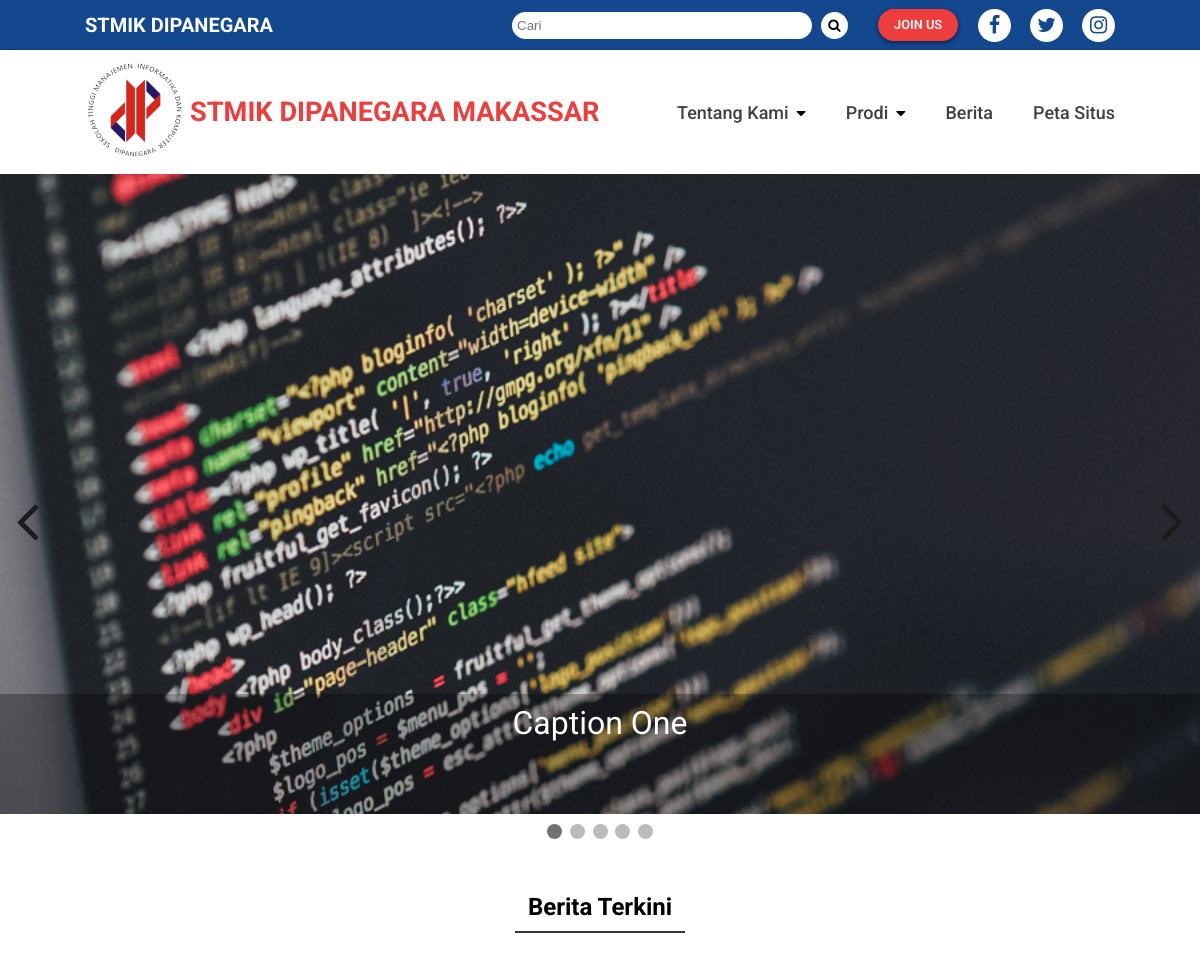
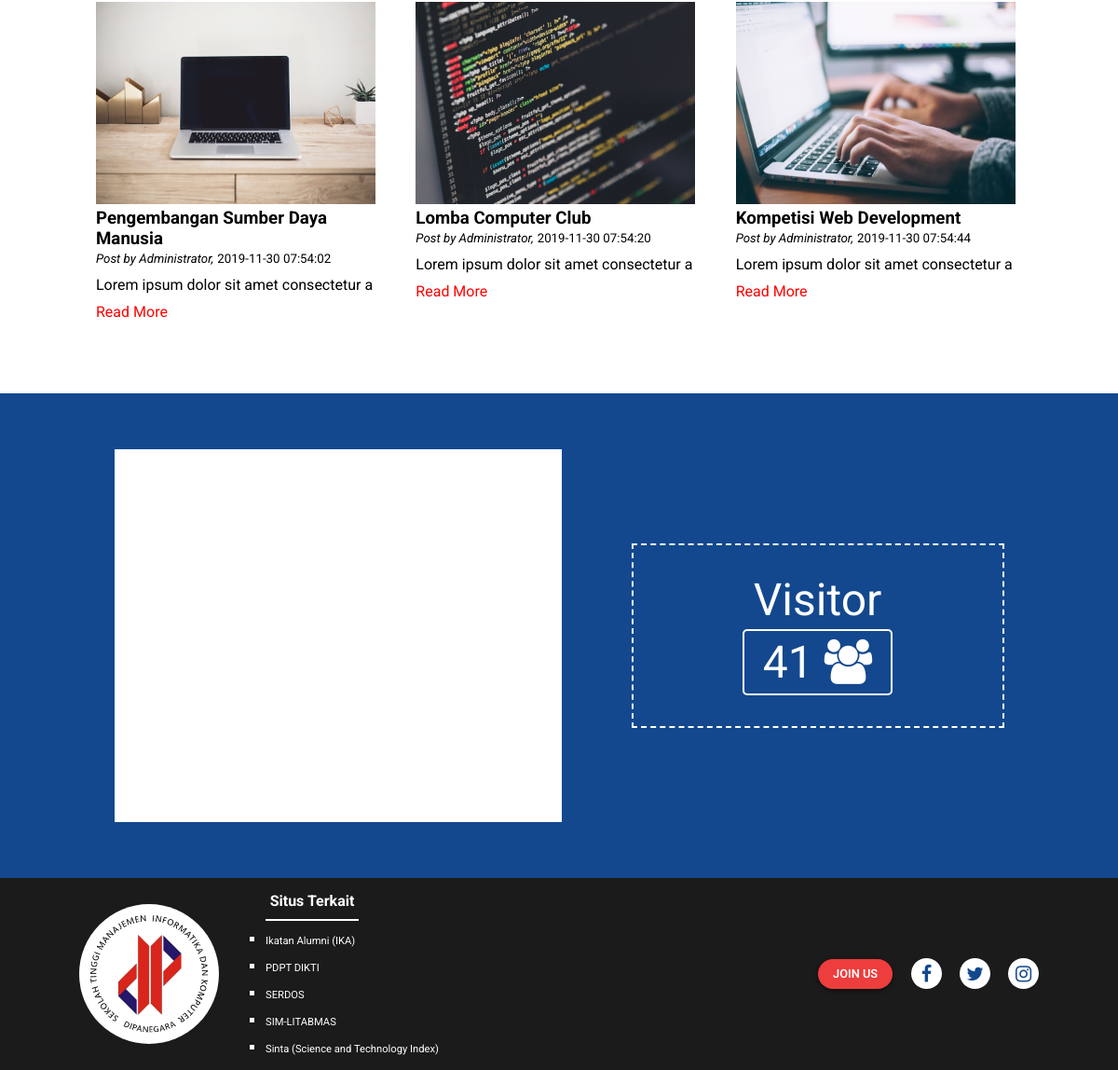
The page /utama.php?page=Home on the database its author committed (2 pictures, top to bottom).
### tables this page shows
CREATE TABLE `berita` (
  `id` int(11) NOT NULL,
  `judul` varchar(100) NOT NULL,
  `isi` text NOT NULL,
  `waktu` timestamp NOT NULL DEFAULT current_timestamp() ON UPDATE current_timestamp(),
  `gambar` varchar(100) NOT NULL,
  `post_by` varchar(35) NOT NULL
);

### Page/visitor_counter.php (called while the page is built, shortened)
<?php
function visitor($record) {
  $db_host = "localhost";
  $db_username = "root";
  $db_password = "";
  $db_name = "stmikdipanegara";
  $db_table = "visitor_counter";
  $counter_page = "access_page";
  $counter_field = "access_counter";
  $db = mysqli_connect ($db_host, $db_username, $db_password, $db_name) or die("Host or database not accessible");
  $sql_call = "INSERT INTO ".$db_table." (".$counter_page.", ".$counter_field.") VALUES ('".$record."', 1) ON DUPLICATE KEY UPDATE ".$counter_field." = ".$counter_field." + 1";
  mysqli_query($db, $sql_call) or die("Error while entering");
  $sql_call = "SELECT ".$counter_field." FROM ".$db_table." WHERE ".$counter_page." = '".$record."'";
  $sql_result = mysqli_query($db,$sql_call) or die("SQL request failed ");
  $row = mysqli_fetch_assoc($sql_result);
  $x = $row[$counter_field];
  return $x;
  }
?>

### Page/Home/home.php (the view, shortened to what this page needs)
<?php
  if (isset($_REQUEST['aksi'])) {
    $aksi = $_REQUEST['aksi'];
    switch ($aksi) {
      case 'view':
        include 'Page/Berita/view-berita.php';
        break;
      default:
        break;
    }
  } else{ ?>
<div class="slideshow-container">
    <div class="mySlides fade">
        <img src="assets/images/news/4.png" alt="">
        <div class="text"><a href="#">Caption One</a></div>
    </div>
    <button onclick="plusSlides(-1)" class="prev"><i class="fa fa-angle-left fa-4x"></i></button>
    <button onclick="plusSlides(1)" class="next"><i class="fa fa-angle-right fa-4x"></i></button>
</div>
<div class="dot-container">
    <span class="dot" onclick="currentSlide(1)"></span>
    <span class="dot" onclick="currentSlide(2)"></span>
    <span class="dot" onclick="currentSlide(3)"></span>
    <span class="dot" onclick="currentSlide(4)"></span>
    <span class="dot" onclick="currentSlide(5)"></span>
</div>
<section class="berita">
    <h2>Berita Terkini</h2>
    <div class="container">
        <?php
             $tampil = mysqli_query($kon,"SELECT * FROM berita");
            while ($row = mysqli_fetch_array($tampil)) {
            $text_lengkap = $row['isi'];
            $text_potongan=substr($text_lengkap, 0, 40);
        ?>
        <div class="news-item">
            <img style="width:300px;" src="<?php echo "Admin/img/" .$row['gambar']; ?>" alt="">
            <h3><?php  echo $row['judul']; ?></h3>
            <small><span class="date"><i>Post by <?php echo $row['post_by'] .","; ?></i></span></small>
            <small><span class="date"><?php echo $row['waktu']; ?></span></small>
            <p>
                <?php echo $text_potongan; ?>
            </p>
            <p><a href="utama.php?page=home&aksi=view&id=<?php echo $row['id']; ?>" class="readmore">Read More</a></p>
        </div>
        <?php } ?>
    </div>
</section>
<?php
  }
?>

### utama.php (shortened to what this page needs)
<?php
 include "Page/visitor_counter.php";
 $page_name = "Web Portal STMIK Dipanegara";
 $access_number = visitor($page_name);
?>
<!DOCTYPE html>
<html lang="en">
<head>
    <link rel="stylesheet" href="css/main.css">
    <link rel="stylesheet" href="css/font-awesome.css">
</head>
<body>
    <div class="small-navbar">
        <div class="small-navbar-text">
            <p>STMIK DIPANEGARA</p>
        </div>
        <section class="right">
            <div class="small-navbar-search">
                <input type="search" name="search" id="search" placeholder="Cari">
                <button class="btn-search"><i class="fa fa-search"></i></span></button>
            </div>
            <a href="https://emaba.dipanegara.ac.id/" class="small-navbar-cta">JOIN US</a>
            <div class="small-navbar-social-media fixed">
                <div class="sosmed">
                    <a href="https://web.facebook.com/dipanegaramakassar/?_rdc=1&_rdr" target="_blank" class="sosmed-icon"><i class="fa fa-facebook"></i></a>
                </div>
                <div class="sosmed">
                    <a href="https://twitter.com/DipanegaraSTMIK" class="sosmed-icon" target="_blank"><i class="fa fa-twitter"></i></a>
                </div>
                <div class="sosmed">
                    <a href="https://www.instagram.com/dipanegara_official/" class="sosmed-icon" target="_blank"><i class="fa fa-instagram"></i></a>
                </div>
            </div>
        </section>
    </div>
    <div class="navbar">
        <div class="logo">
                <a href="utama.php?page=Home">
                    <img src="assets/images/logo400x400.png" alt="Logo stmik dipanegara">
                </a>
                <a href="utama.php?page=Home">
                    <h1 class="universitas-name">STMIK DIPANEGARA MAKASSAR</h1>
                </a>
        </div>
        <div class="nav">
            <ul class="nav-link">
                <li class="drop nav-item drop-trigger"><a href="#">Tentang Kami</a>
                    &nbsp;<i class="fa fa-caret-down submenu-icon"></i>
                </li>
                <li class="drop nav-item drop-trigger"><a href="#">Prodi</a>
                    &nbsp;<i class="fa fa-caret-down submenu-icon"></i>
                </li>
                <li class="nav-item"><a href="utama.php?page=list-berita">Berita</a></li>
                <li class="nav-item"><a href="utama.php?page=site-map">Peta Situs</a></li>
            </ul>
        </div>
    </div>
    <?php include "content.php"; ?>
    <section class="lokasi">
        <div class="row">
            <div class="col">
                <div class="map" id="map">
                </div>
            </div>
            <div class="col">
                <div class="visitor-counter">
                    <p>Visitor</p>
                    <p><span class="visitor-number">
                        <?php echo number_format($access_number); ?> <i class="fa fa-users"></i>
                    </span></p>
                </div>
            </div>
        </div>
    </section>
    <footer>
        <div class="situs-terkait">
            <div class="logo-footer">
                <img src="assets/images/logodpbaru.jpg" alt="">
            </div>
            <ul>
                <h4>Situs Terkait</h4>
                <li>
                    <a href="http://ikadipa.id/" rel="no follow">Ikatan Alumni (IKA)</a>
                </li>
                <li>
                    <a href="http://forlap.dikti.go.id/" rel="no follow">PDPT DIKTI</a>
                </li>
                <li>
                    <a href="https://serdos.dikti.go.id/" rel="no follow">SERDOS</a>
                </li>
                <li>
                    <a href="http://simlitabmas.dikti.go.id/" rel="no follow">SIM-LITABMAS</a>
                </li>
                <li>
                    <a href="http://sinta2.ristekdikti.go.id/" rel="no follow">Sinta (Science and Technology Index)</a>
                </li>
            </ul>
        </div>
        <div class="sosmed-footer">
            <a href="https://emaba.dipanegara.ac.id/" class="small-navbar-cta">JOIN US</a>
            <div class="small-navbar-social-media">
                <div class="sosmed">
                    <a href="https://web.facebook.com/dipanegaramakassar/?_rdc=1&_rdr" target="_blank" class="sosmed-icon"><i class="fa fa-facebook"></i></a>
                </div>
                <div class="sosmed">
                    <a href="https://twitter.com/DipanegaraSTMIK" class="sosmed-icon" target="_blank"><i class="fa fa-twitter"></i></a>
                </div>
                <div class="sosmed">
                    <a href="https://www.instagram.com/dipanegara_official/" class="sosmed-icon" target="_blank"><i class="fa fa-instagram"></i></a>
                </div>
            </div>
        </div>
    </footer>
</body>
</html>

### content.php (shortened to what this page needs)
<?php
    if(isset($_REQUEST['page'])){
        $page = $_REQUEST['page'];
        switch($page){
            case 'Home':
                include "Page/Home/home.php";
                break;
        }
    }
    else{
    ?>
        <h2>Halaman Tidak Ditemukan</h2>
    <?php
    }
?>

### rows shown on the page
berita: gambar (picture), judul "Pengembangan Sumber Daya Manusia", post_by "Administrator", waktu "2019-11-30 07:54:02", isi "Lorem ipsum dolor sit amet consectetur a"
berita: gambar (picture), judul "Lomba Computer Club", post_by "Administrator", waktu "2019-11-30 07:54:20", isi "Lorem ipsum dolor sit amet consectetur a"
berita: gambar (picture), judul "Kompetisi Web Development", post_by "Administrator", waktu "2019-11-30 07:54:44", isi "Lorem ipsum dolor sit amet consectetur a"

### other values the page prints
$access_number "41"
